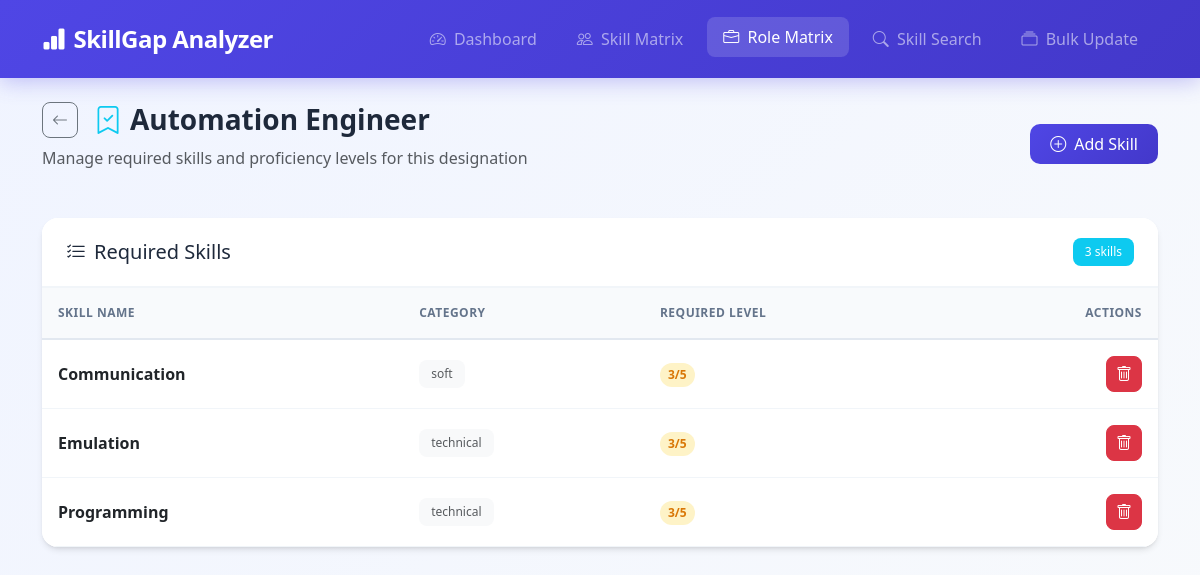
Page /designations/5/benchmarks/ on the committed database.
### gap_analysis/models.py (models this page shows, shortened)
class RoleMatrix(models.Model):
    title = models.CharField(max_length=100, help_text="Role/Job Title")
    department = models.CharField(max_length=100, blank=True, null=True, help_text="Department name")
    description = models.TextField(blank=True, null=True)
    class Meta:
        verbose_name_plural = "Role Matrices"
        ordering = ['title']
    @property
    def name(self):
        return self.title

class SkillBenchmark(models.Model):
    role_matrix = models.ForeignKey(RoleMatrix, on_delete=models.CASCADE, related_name='benchmarks')
    skill = models.ForeignKey(Skill, on_delete=models.CASCADE, related_name='benchmarks')
    required_level = models.IntegerField(
        default=3,
        validators=[MinValueValidator(0), MaxValueValidator(5)]
    )
    is_mandatory = models.BooleanField(default=True, help_text="Is this skill mandatory for the role?")
    class Meta:
        unique_together = ('role_matrix', 'skill')
        ordering = ['skill__name']

class Skill(models.Model):
    CATEGORY_CHOICES = [
        ('technical', 'Technical'),
        ('soft', 'Soft Skills'),
        ('leadership', 'Leadership'),
        ('domain', 'Domain Knowledge'),
        ('tools', 'Tools & Software'),
        ('other', 'Other'),
    ]
    name = models.CharField(max_length=100, unique=True)
    category = models.CharField(max_length=100, choices=CATEGORY_CHOICES, blank=True, null=True)
    description = models.TextField(blank=True, null=True)
    class Meta:
        ordering = ['name']

### gap_analysis/views.py (the view)
# urls.py: path('designations/<int:pk>/benchmarks/', views.RoleMatrixBenchmarkView.as_view(), name='designation_benchmark'),
class RoleMatrixBenchmarkView(TemplateView):
    template_name = 'gap_analysis/designation_benchmark.html'
    def get_context_data(self, **kwargs):
        context = super().get_context_data(**kwargs)
        designation = get_object_or_404(RoleMatrix, pk=self.kwargs['pk'])
        benchmarks = SkillBenchmark.objects.filter(role_matrix=designation).select_related('skill')
        context['designation'] = designation
        context['benchmarks'] = benchmarks
        context['benchmark_count'] = benchmarks.count()
        return context

### gap_analysis/templates/gap_analysis/designation_benchmark.html (shortened to what this page needs)
{% extends 'gap_analysis/base.html' %}
{% block content %}
<div class="animate-fade-in">
    <div class="page-header">
        <div>
            <div class="d-flex align-items-center gap-3 mb-2">
                <a href="{% url 'designation_list' %}" class="btn btn-outline-secondary btn-icon">
                    <i class="bi bi-arrow-left"></i>
                </a>
                <h1 class="page-title mb-0">
                    <i class="bi bi-bookmark-check me-2 text-info"></i>{{ designation.title }}
                </h1>
            </div>
            <p class="text-muted mt-1">Manage required skills and proficiency levels for this designation</p>
        </div>
        <a href="{% url 'designation_benchmark_add' designation.id %}" class="btn btn-primary">
            <i class="bi bi-plus-circle me-2"></i>Add Skill
        </a>
    </div>
    <div class="card">
        <div class="card-header d-flex justify-content-between align-items-center">
            <h5 class="mb-0"><i class="bi bi-list-check me-2"></i>Required Skills</h5>
            <span class="badge bg-info">{{ benchmark_count }} skill{{ benchmark_count|pluralize }}</span>
        </div>
        <div class="card-body p-0">
            <div class="table-responsive">
                <table class="table table-hover mb-0">
                    <thead>
                        <tr>
                            <th>Skill Name</th>
                            <th>Category</th>
                            <th>Required Level</th>
                            <th class="text-end">Actions</th>
                        </tr>
                    </thead>
                    <tbody>
                        {% for benchmark in benchmarks %}
                        <tr>
                            <td>
                                <strong>{{ benchmark.skill.name }}</strong>
                            </td>
                            <td>
                                {% if benchmark.skill.category %}
                                    <span class="badge bg-light text-muted">{{ benchmark.skill.category }}</span>
                                {% else %}
                                    <span class="text-muted">-</span>
                                {% endif %}
                            </td>
                            <td>
                                <span class="level-badge level-{{ benchmark.required_level }}">{{ benchmark.required_level }}/5</span>
                            </td>
                            <td>
                                <div class="d-flex justify-content-end gap-2">
                                    <a href="{% url 'designation_benchmark_delete' benchmark.id %}" class="btn btn-danger btn-icon" title="Remove">
                                        <i class="bi bi-trash"></i>
                                    </a>
                                </div>
                            </td>
                        </tr>
                        {% endfor %}
                    </tbody>
                </table>
            </div>
        </div>
    </div>
</div>
{% endblock %}

### gap_analysis/templates/gap_analysis/base.html (style rules this page uses)
:root { --primary: #4f46e5; --primary-dark: #4338ca; --secondary: #64748b; --success: #10b981; --warning: #f59e0b; --danger: #ef4444; --light: #f8fafc; --dark: #1e293b; --card-shadow: 0 4px 6px -1px rgba(0, 0, 0, 0.1), 0 2px 4px -2px rgba(0, 0, 0, 0.1); --card-hover-shadow: 0 20px 25px -5px rgba(0, 0, 0, 0.1), 0 8px 10px -6px rgba(0, 0, 0, 0.1); --transition: all 0.3s ease; }
* { box-sizing: border-box; }
body { background: linear-gradient(135deg, #f0f4ff 0%, #f8fafc 100%); min-height: 100vh; font-family: 'Segoe UI', system-ui, -apple-system, sans-serif; }
.card { border: none; border-radius: 16px; box-shadow: var(--card-shadow); transition: var(--transition); background: white; overflow: hidden; }
.card-header { background: white; border-bottom: 2px solid #f1f5f9; padding: 1.25rem 1.5rem; font-weight: 600; color: var(--dark); }
.card-body { padding: 1.5rem; }
.btn { border-radius: 10px; font-weight: 500; padding: 0.5rem 1.25rem; transition: var(--transition); }
.btn-primary { background: linear-gradient(135deg, var(--primary) 0%, var(--primary-dark) 100%); border: none; }
.table { margin-bottom: 0; }
.table thead th { background: #f8fafc; color: var(--secondary); font-weight: 600; text-transform: uppercase; font-size: 0.75rem; letter-spacing: 0.5px; border-bottom: 2px solid #e2e8f0; padding: 1rem; }
.table tbody tr { transition: var(--transition); }
.table tbody td { padding: 1rem; vertical-align: middle; border-color: #f1f5f9; }
.badge { padding: 0.5rem 0.75rem; border-radius: 8px; font-weight: 500; }
.animate-fade-in { animation: fadeInUp 0.5s ease forwards; }

### gap_analysis/templates/gap_analysis/designation_benchmark.html (style rules this page uses)
.page-header { display: flex; justify-content: space-between; align-items: center; margin-bottom: 2rem; }
.page-title { font-size: 1.75rem; font-weight: 700; color: #1e293b; }
.btn-icon { width: 36px; height: 36px; padding: 0; display: flex; align-items: center; justify-content: center; border-radius: 8px; }
.level-badge { display: inline-flex; align-items: center; justify-content: center; min-width: 32px; height: 24px; padding: 0 8px; border-radius: 12px; font-size: 0.75rem; font-weight: 600; }
.level-3 { background: #fef3c7; color: #d97706; }
.animate-fade-in { animation: fadeInUp 0.5s ease forwards; }

### rows in the picture
RoleMatrix: title "Automation Engineer"
SkillBenchmark: skill.name "Communication", skill.category "soft", required_level "3"
SkillBenchmark: skill.name "Emulation", skill.category "technical", required_level "3"
SkillBenchmark: skill.name "Programming", skill.category "technical", required_level "3"

### other values in the picture
{{ benchmark_count }} "3"
